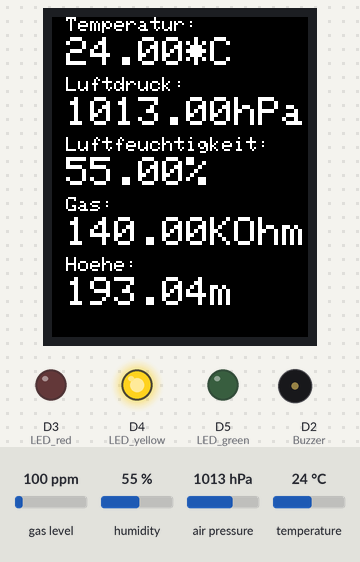
The sketch below on a simulated Arduino MKR. On the bench: 128×160 colour display, output pins drawn as LEDs (lit = HIGH), buzzer (waves = sounding, pin HIGH). Inputs (shaded band) come from the test bench; at power-on: gas level 100 ppm, humidity 55 %, air pressure 1013 hPa, temperature 24 °C. WiFi joins after 1.5 s; servers stay silent unless stated; what the sketch prints to the serial monitor is not drawn.

Above: at 7.8 s.
7.9 s: gas level set to 485 ppm
At 11.4 s:
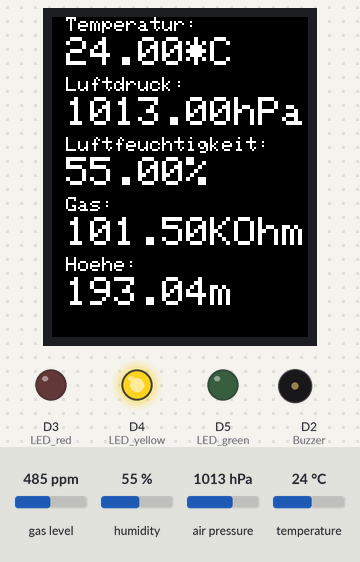
11.7 s: gas level set to 518 ppm
At 14.8 s:
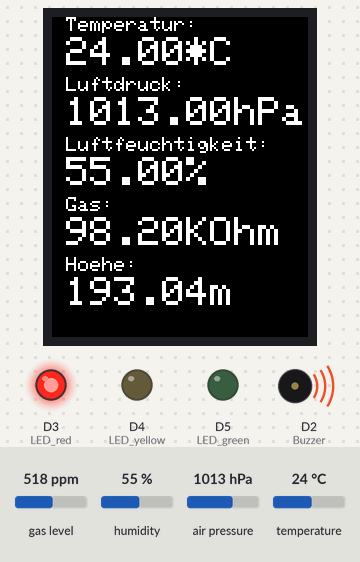
15.3 s: humidity set to 22 %
At 17.8 s:
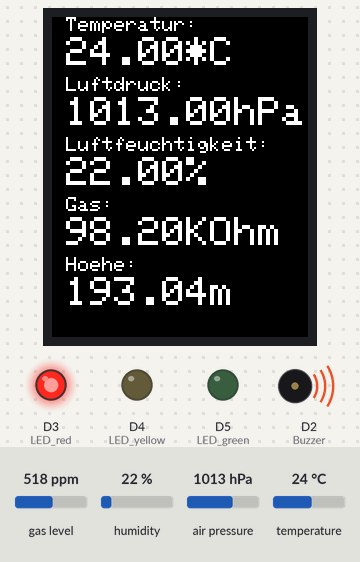
18.5 s: air pressure set to 1048 hPa
At 21.0 s:
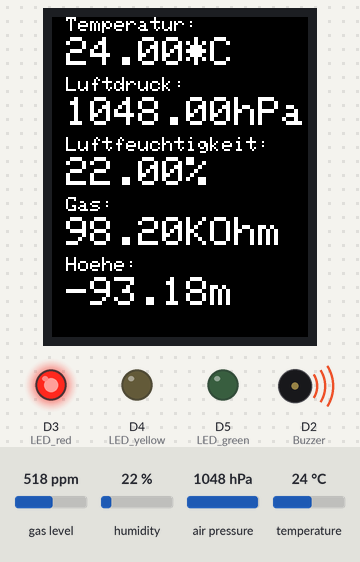
21.8 s: temperature set to 12 °C
At 24.1 s:
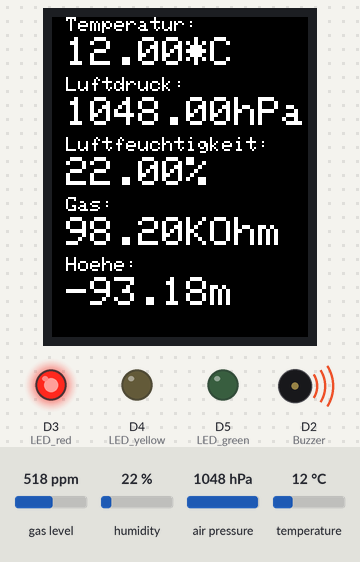
25.2 s: temperature set to 19 °C
At 28.5 s:
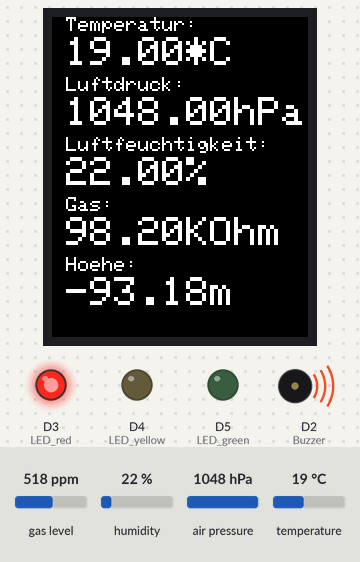
Timing chart, 0 to 29.6 s (numbered marks = the images above; inputs shaded):
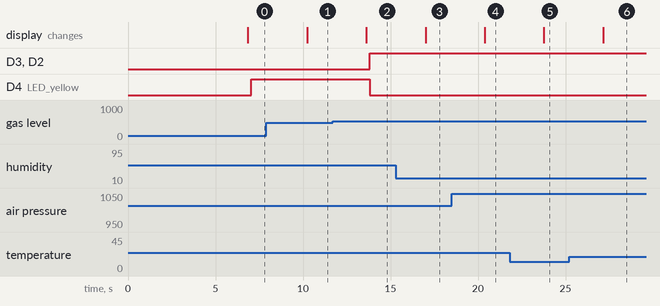

The sketch:

main.ino
```cpp
/*

  TBZ HF - IG1
  ============

  Version: 21.01.2020

  Dependencies
  ==============

  Install in Arduino IDE at "Tools -> Manage Libraries"

  For the BME680 sensor:
  - Adafruit BME680 Library by Adafruit
  - Adafruit Unified Sensor by Adafruit

  For WiFi:
  - WiFiNNA by Arduino

  For Joy-IT 1.9" TFT Display:
  - TFT Built-in by Arduino, Adafruit
  - Adafruit GFX Library
  - Adafruit ST7735 and ST7789 Library

*/

#include <Wire.h>
#include <SPI.h>

// TFT: Libraries
#include <Adafruit_GFX.h>    // requires "Adafruit GFX Library"
#include <Adafruit_ST7735.h> // requires "Adafruit ST7735 and ST7789 Library"

// Sensor: Libraries
#include <Adafruit_Sensor.h>
#include "Adafruit_BME680.h"

//WiFi: Libraries
#include <WiFiNINA.h>
#include "arduino_secrets.h"

// TFT: Variables
#define TFT_PIN_CS 0         // Arduino-Pin on Display CS
#define TFT_PIN_DC 6         // Arduino-Pin
#define TFT_PIN_RST 1        // Arduino Reset-Pin

// Sensor: Variables
#define BME_SCK 9
#define BME_MISO 10
#define BME_MOSI 8
#define BME_CS 7

// Default value from documentation was 1013.25. According to https://kachelmannwetter.com/ch/messwerte/zuerich/luftdruck-qnh/20200119-1500z.html
// calibrated to Schweiz (Zürich) Adjust to your location.
#define SEALEVELPRESSURE_HPA (1036.5)

// TFT: Settings
Adafruit_ST7735 tft = Adafruit_ST7735(TFT_PIN_CS, TFT_PIN_DC, TFT_PIN_RST);

// Sensor: Settings
Adafruit_BME680 bme(BME_CS); // hardware SPI

//WiFi: Settings, define these in arduino_secrets.h
char ssid[] = SECRET_SSID;        // your network SSID (name)
char pass[] = SECRET_PASS;    // your network password (use for WPA, or use as key for WEP)
int status = WL_IDLE_STATUS;     // the Wifi radio's status

WiFiClient client; //For HTTP requests to send data by POST request to influxDB
char buf[influxdbBufferSize] = {'\0'};
const String strInfluxDbServer = influxdbServer; //Convert to String
const String strInfluxDbPort = String(influxdbPort); //Convert to String

//Define globally used variables outside of scope
float floatTemperature;
float floatPressure;
float floatHumidity;
float floatGas;
float floatAltitude;

//For the output logic, these will be set to 0 for OK, 1 for warning and 2 for critical
int intTemperatureState;
int intPressureState;
int intHumidityState;
int intGasState;

void setup() {

  // Sets the Digital Pin as output
  pinMode(2, OUTPUT); // Buzzer
  pinMode(3, OUTPUT); // LED red
  pinMode(4, OUTPUT); // LED yellow
  pinMode(5, OUTPUT); // LED green

  // TFT
  tft.initR(INITR_GREENTAB); // Initialise TFT library
  tft.fillScreen(ST7735_BLACK); // Fill display with black

  // Sensor
  Serial.begin(9600);

  if (!bme.begin()) {
    Serial.println("Could not find a valid BME680 sensor, check wiring!");
    while (1);
  }

  bme.setTemperatureOversampling(BME680_OS_8X);
  bme.setHumidityOversampling(BME680_OS_2X);
  bme.setPressureOversampling(BME680_OS_4X);
  bme.setIIRFilterSize(BME680_FILTER_SIZE_3);
  bme.setGasHeater(320, 150); // 320*C for 150 ms

  setWifi(); //Call to function to set up WiFi connection
}

//Variables outside of loop
String line;

void loop() {
  setSensorData();
  setDisplay();
  setData();
  setOutput();

  delay(3000);
  //printCurrentNet();
}

// =========
// Void functions
// =========

// Status OK
float statusOk() {
  digitalWrite(5, HIGH); //LED green
}

// Status Warnung
float statusWarning() {
  digitalWrite(4, HIGH); //LED yellow
}

// Status Kritisch
float statusCritical() {
  digitalWrite(3, HIGH); // LED red
  digitalWrite(2, HIGH); // Buzzer
}

// Setzt Ausgaben zurück
float statusReset() {
  digitalWrite(5, LOW); // LED green
  digitalWrite(4, LOW); // LED yellow
  digitalWrite(3, LOW); // LED red
  digitalWrite(2, LOW); // Buzzer
}

void printWifiData() {
  // print your board's IP address:
  IPAddress ip = WiFi.localIP();
  Serial.print("IP Address: ");
  Serial.println(ip);
  Serial.println(ip);

  // print your MAC address:
  byte mac[6];
  WiFi.macAddress(mac);
  Serial.print("MAC address: ");
  printMacAddress(mac);
}

void printCurrentNet() {
  // print the SSID of the network you're attached to:
  Serial.print("SSID: ");
  Serial.println(WiFi.SSID());

  // print the MAC address of the router you're attached to:
  byte bssid[6];
  WiFi.BSSID(bssid);
  Serial.print("BSSID: ");
  printMacAddress(bssid);

  // print the received signal strength:
  long rssi = WiFi.RSSI();
  Serial.print("signal strength (RSSI):");
  Serial.println(rssi);

  // print the encryption type:
  byte encryption = WiFi.encryptionType();
  Serial.print("Encryption Type:");
  Serial.println(encryption, HEX);
  Serial.println();
}

void printMacAddress(byte mac[]) {
  for (int i = 5; i >= 0; i--) {
    if (mac[i] < 16) {
      Serial.print("0");
    }
    Serial.print(mac[i], HEX);
    if (i > 0) {
      Serial.print(":");
    }
  }
  Serial.println();
}

void sendData(char* data, int influxdbBufferSize) {
  if (client.connect(influxdbServer, influxdbPort)) { //if connected to server
    //Print the buffer on the serial line to see how it looks
    Serial.print("Sending following dataset to InfluxDB: ");
    Serial.println(buf);
    client.println("POST /api/v2/write?org=" + influxdbOrgId + "&bucket=" + influxdbBucketName + "&precision=s HTTP/1.1"); //start POST request
    client.println("Host: " + strInfluxDbServer + ":" + strInfluxDbPort + ""); //set various Request Headers
    client.println("Authorization: Token " + influxdbAuthToken);
    client.println("Content-Type: application/x-www-form-urlencoded");
    client.println("Connection: close");
    client.print("Content-Length: ");
    client.println(influxdbBufferSize);
    client.println();
    client.println(data); //set request content
    client.stop();
  }
  else {
    Serial.println("Connection to server failed");
  }
}

void setData() {
  //this will be number of chars written to buffer, return value of sprintf
  int numChars = 0;
  //First of all we need to add the name of measurement to beginning of the buffer
  numChars = sprintf(buf, "sensor,");

  //tag should have an space at the end
  numChars += sprintf(&buf[numChars], "sensor-id=1 ");

  numChars += sprintf(&buf[numChars], "temperature=%.2f,", getTemperature());
  numChars += sprintf(&buf[numChars], "pressure=%.2f,", getPressure());
  numChars += sprintf(&buf[numChars], "humidity=%.2f,", getHumidity());
  numChars += sprintf(&buf[numChars], "gas=%.2f,", getGas());
  numChars += sprintf(&buf[numChars], "altitude=%.2f", getAltitude());

  //send to InfluxDB
  sendData(buf, numChars);

  //we have to reset the buffer at the end of loop
  memset(buf, '\0', influxdbBufferSize);
}

void setWifi() {
  // check for the WiFi module:
  if (WiFi.status() == WL_NO_MODULE) {
    Serial.println("Communication with WiFi module failed!");
    // don't continue
    while (true);
  }

  String fv = WiFi.firmwareVersion();
  if (fv < WIFI_FIRMWARE_LATEST_VERSION) {
    Serial.println("Please upgrade the firmware");
  }

  // attempt to connect to Wifi network:
  while (status != WL_CONNECTED) {
    Serial.print("Attempting to connect to WPA SSID: ");
    Serial.println(ssid);
    // Connect to WPA/WPA2 network:
    status = WiFi.begin(ssid, pass);

    // retry to connect every 5 seconds:
    delay(5000);
  }
  // you're connected now, so print out the data:
  Serial.print("You're connected to the network");
  //printCurrentNet();
  //printWifiData();
}

void setDisplay() {
  // =========
  // TFT
  // =========


  tft.fillScreen(ST7735_BLACK); // Fill display with black to not have strange behaviour when overwriting displayed text

  String Line1  = "Temperatur:";
  String Line2  = String(getTemperature()) + "*C";

  String Line3  = "Luftdruck:";
  String Line4  = String(getPressure()) + "hPa";

  String Line5  = "Luftfeuchtigkeit:";
  String Line6  = String(getHumidity()) + "%";

  String Line7  = "Gas:";
  String Line8  = String(getGas()) + "KOhm";

  String Line9  = "Hoehe:";
  String Line10 = String(getAltitude()) + "m";

  // Gibt Text aus
  tft.setCursor(7, 0);            // Set position
  tft.setTextSize(1);             // Set font size
  tft.print(Line1);               // Output text

  tft.setCursor(7, 10);
  tft.setTextSize(2);
  tft.print(Line2);


  tft.setCursor(7, 30);
  tft.setTextSize(1);
  tft.print(Line3);

  tft.setCursor(7, 40);
  tft.setTextSize(2);
  tft.print(Line4);


  tft.setCursor(7, 60);
  tft.setTextSize(1);
  tft.print(Line5);

  tft.setCursor(7, 70);
  tft.setTextSize(2);
  tft.print(Line6);


  tft.setCursor(7, 90);
  tft.setTextSize(1);
  tft.print(Line7);

  tft.setCursor(7, 100);
  tft.setTextSize(2);
  tft.print(Line8);


  tft.setCursor(7, 120);
  tft.setTextSize(1);
  tft.print(Line9);

  tft.setCursor(7, 130);
  tft.setTextSize(2);
  tft.print(Line10);
}

void setSensorData() {
  if (! bme.performReading()) {
    Serial.println("Failed to perform reading on sensor:(");
    return;
  }
  setTemperature();
  setPressure();
  setHumidity();
  setGas();
  setAltitude();
}

void setTemperature() {
  floatTemperature = bme.temperature;
}

void setPressure() {
  floatPressure = bme.pressure / 100.0; // in hPa
}

void setHumidity() {
  floatHumidity = bme.humidity;
}

void setGas() {
  floatGas = bme.gas_resistance / 1000.0; // in kOhm
}

void setAltitude() {
  floatAltitude = bme.readAltitude(SEALEVELPRESSURE_HPA);
}

void setOutput() {
  setOutputTemperature();
  setOutputPressure();
  setOutputHumidity();
  setOutputGas();
  statusReset(); //set all output to LOW

  if ( intTemperatureState == 2 || intPressureState == 2 || intGasState == 2 ) { //if any value is critical
    statusCritical();
  }

  else if ( intTemperatureState == 0 && intPressureState == 0 && intHumidityState == 0 && intGasState == 0 ) { //if all values are ok
    statusOk();
  }

  else { //else show warning
    statusWarning();
  }
}

void setOutputTemperature() {
  if ( floatTemperature < 16 || floatTemperature > 29 ) { //set critical
    intTemperatureState = 2;
    Serial.println("Temperature critical");
  }

  else if ( floatTemperature >= 20 && floatTemperature <= 24) { //set ok
    intTemperatureState = 0;
    Serial.println("Temperature OK");
  }

  else { //set warning
    intTemperatureState = 1;
    Serial.println("Temperature warning");
  }
}

void setOutputPressure() {
  if ( floatPressure > 30000 ) { //set critical
    intPressureState = 2;
    Serial.println("Pressure critical");
  }

  else if ( floatPressure >= 533.3 && floatPressure <= 1026.3 ) { //set ok
    intPressureState = 0;
    Serial.println("Pressure OK");
  }

  else { //set warning
    intPressureState = 1;
    Serial.println("Pressure warning");
  }
}

void setOutputHumidity() {
  if ( floatHumidity <= 40 || floatHumidity >= 60 ) { //set warning
    intHumidityState = 1;
    Serial.println("Humidity warning");
  }

  else { //set ok
    intHumidityState = 0;
    Serial.println("Humidity OK");
  }
}

void setOutputGas() {
  if ( floatGas > 150) { //set ok
    intGasState = 0;
    Serial.println("Gas OK");
  }

  else if ( floatGas >= 100 && floatGas <= 150) {//set warning
    intGasState = 1;
    Serial.println("Gas warning");
  }

  else { //set critical
    intGasState = 2;
    Serial.println("Gas critical");
  }
}

// =========
// Float functions
// =========

float getTemperature() {
  return floatTemperature;
}

float getPressure() {
  return floatPressure;
}

float getHumidity() {
  return floatHumidity;
}

float getGas() {
  return floatGas;
}

float getAltitude() {
  return floatAltitude;
}
```

arduino_secrets.h
```cpp
//WiFi settings
#define SECRET_SSID "4arduino";
#define SECRET_PASS "12345678900";
//influxdb settings
char influxdbServer[] = "10.0.0.1";
int influxdbPort = 9999;
const int influxdbBufferSize = 2048;
const String influxdbOrgId = "0rg1d";
const String influxdbBucketName = "arduino";
const String influxdbAuthToken = "AB12AuthToken==";
```

Measured:
- the behaviour switches between 500 and 501 ppm on gas level (found by bisection; images 1 and 2)
- after the input at 7.9 s, the display: changes after 2.3 s (image 1)
- after the input at 11.7 s, D3 (LED_red), D2 (Buzzer): LOW → HIGH after 2.1 s; D4 (LED_yellow): HIGH → LOW after 2.1 s; the display: changes after 1.9 s (image 2)
- after the input at 15.3 s, the display: changes after 1.7 s (image 3)
- after the input at 18.5 s, the display: changes after 1.9 s (image 4)
- after the input at 21.8 s, the display: changes after 2.0 s (image 5)
- after the input at 25.2 s, the display: changes after 2.0 s (image 6)
